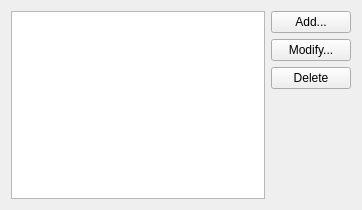
<?xml version="1.0" encoding="UTF-8"?>
<ui version="4.0">
 <class>AccountsSettingsPage</class>
 <widget class="QWidget" name="AccountsSettingsPage">
  <property name="geometry">
   <rect>
    <x>0</x>
    <y>0</y>
    <width>362</width>
    <height>210</height>
   </rect>
  </property>
  <layout class="QHBoxLayout">
   <item>
    <widget class="QTreeView" name="accountTreeView"/>
   </item>
   <item>
    <layout class="QVBoxLayout">
     <item>
      <widget class="QPushButton" name="addPushButton">
       <property name="text">
        <string>Add...</string>
       </property>
       <property name="icon">
        <iconset theme="list-add"/>
       </property>
      </widget>
     </item>
     <item>
      <widget class="QPushButton" name="modifyPushButton">
       <property name="text">
        <string>Modify...</string>
       </property>
       <property name="icon">
        <iconset theme="entry-edit"/>
       </property>
      </widget>
     </item>
     <item>
      <widget class="QPushButton" name="deletePushButton">
       <property name="text">
        <string>Delete</string>
       </property>
       <property name="icon">
        <iconset theme="entry-delete"/>
       </property>
      </widget>
     </item>
     <item>
      <spacer>
       <property name="orientation">
        <enum>Qt::Vertical</enum>
       </property>
       <property name="sizeHint" stdset="0">
        <size>
         <width>20</width>
         <height>40</height>
        </size>
       </property>
      </spacer>
     </item>
    </layout>
   </item>
  </layout>
 </widget>
 <resources/>
 <connections/>
</ui>
